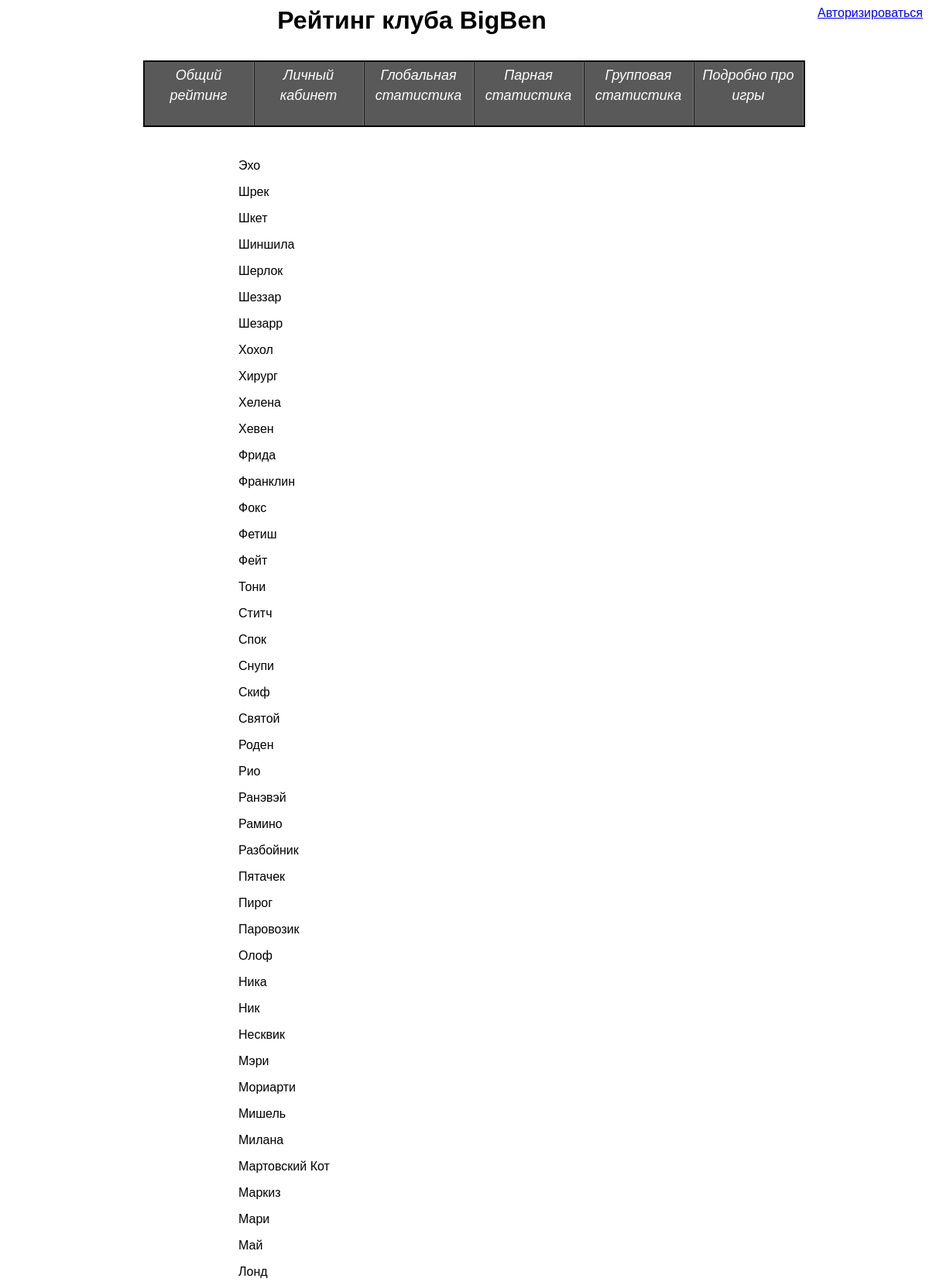
Page /showplayers.php (upper part) on the committed database.
### tables this page shows
CREATE TABLE IF NOT EXISTS `Players` (
  `Name` varchar(100) NOT NULL,
  `Password` varchar(256) NOT NULL,
  `StatusId` int(11) NOT NULL,
  PRIMARY KEY (`Name`),
  KEY `Status` (`StatusId`),
  KEY `StatusId` (`StatusId`),
  KEY `StatusId_2` (`StatusId`),
  KEY `Name` (`Name`)
);

### DBManager.inc (called while the page is built, shortened)
<?php
require("DataSet.inc");
class DBManager
{
	private static $instance;
	private $DBH;
	public static function getInstance()
	{
		if(is_null(self::$instance))
		{
			self::$instance = new self();
		}
	return self::$instance;
}
public function connect($host,$dbname,$user,$password)
{
	try
	{
		$this->DBH = new PDO("mysql:host=$host;dbname=$dbname;", $user, $password, array(PDO::MYSQL_ATTR_INIT_COMMAND => "SET NAMES utf8"));
		$this->DBH->exec('SET NAMES utf8');
	}
	catch(PDOException $e)
	{
		WriteError($e->getMessage());
		die();
	}
}
public function SQL($query, $params = null)
{
	try
	{
		if(!is_null($params))
		{
			$STH = $this->DBH->prepare($query);
			$STH->execute($params);
			return new DataSet($STH);
		}
		else
		{
			$STH = $this->DBH->query($query);
			return new DataSet($STH);
		}
	}
	catch(PDOException $e)
	{
		WriteError($e->getMessge());
	}
}
}
function SQL($query, $params = null)
{
	return DBManager::getInstance()->SQL($query, $params);
}
?>

### DataSet.inc (called while the page is built, shortened)
<?php
class DataSet
{
private $arr;
public function __construct($ST)
{
	$this->STH = $ST;
	$this->STH->setFetchMode(PDO::FETCH_ASSOC);
	$this->arr = $this->STH->FetchAll();
}
public function getAll()
{
	return $this->arr;
}
}
?>

### showplayers.php (the view, shortened to what this page needs)
<?php
require("DBManager.inc");
echo "<html><body><div id='feed' style='margin-left: 300px;'><div style='text-align:left'>";
$res = SQL("Select  Name from Players order by Name DESC")->getAll();
foreach ($res as  $player) {
	echo "<p>".$player['Name']."</p>";
}
echo "</div></div></body></html>";
?>

### templates/bigbenrating.css (style rules this page uses)
* { font-family: Arial, Helvetica, sans-serif }
#feed { margin: 0 auto; text-align:center; }

### rows in the picture
players: Name "Эхо"
players: Name "Шрек"
players: Name "Шкет"
players: Name "Шиншила"
players: Name "Шерлок"
players: Name "Шеззар"
players: Name "Шезарр"
players: Name "Хохол"
players: Name "Хирург"
players: Name "Хелена"
players: Name "Хевен"
players: Name "Фрида"
players: Name "Франклин"
players: Name "Фокс"
players: Name "Фетиш"
players: Name "Фейт"
players: Name "Тони"
players: Name "Ститч"
players: Name "Спок"
players: Name "Снупи"
players: Name "Скиф"
players: Name "Святой"
players: Name "Роден"
players: Name "Рио"
players: Name "Ранэвэй"
players: Name "Рамино"
players: Name "Разбойник"
players: Name "Пятачек"
players: Name "Пирог"
players: Name "Паровозик"
players: Name "Олоф"
players: Name "Ника"
players: Name "Ник"
players: Name "Несквик"
players: Name "Мэри"
players: Name "Мориарти"
players: Name "Мишель"
players: Name "Милана"
players: Name "Мартовский Кот"
players: Name "Маркиз"
players: Name "Мари"
players: Name "Май"
players: Name "Лонд"
